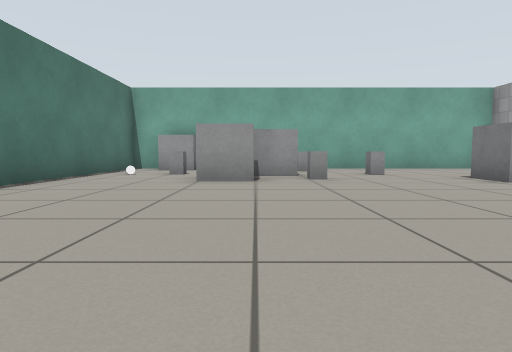
[1] (above)

18 first-person views from a walk through a Gazebo world. The camera is 0.5 m above the floor, tilts 4° down and sees 75° across. The floor is counted in squares, 1 m on a side. Each view is taken from the middle of a square. On the plan, view 1 faces up. The plan holds only what a view shows up to about 9 squares ahead; the rest is blank. The robots in the file are not drawn. Gazebo's built-in surfaces are drawn with simple patterns.

[2]
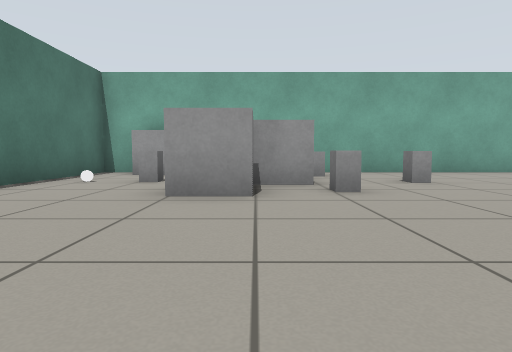

[3]
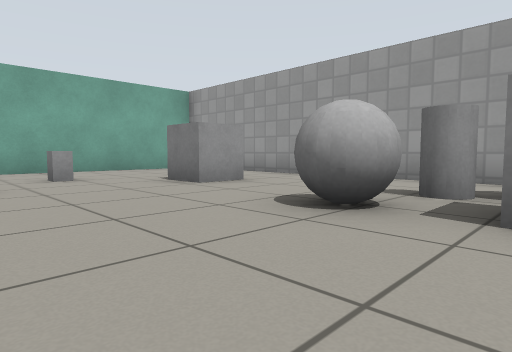

[4]
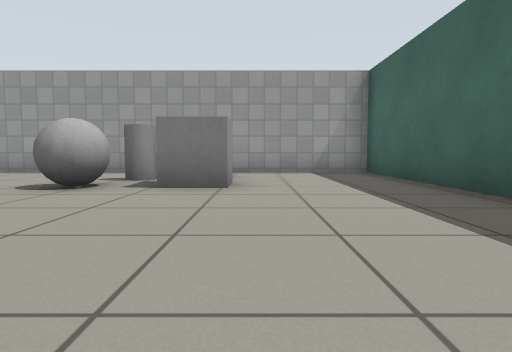

[5]
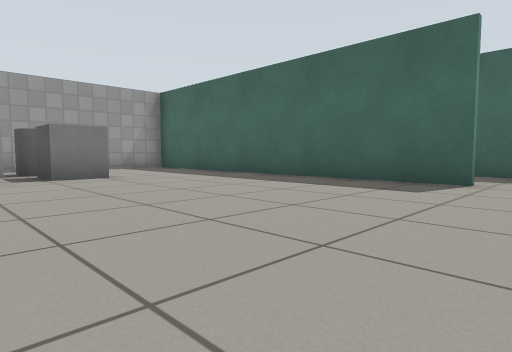

[6]
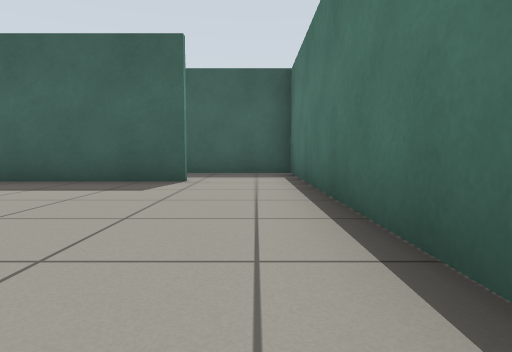

[7]
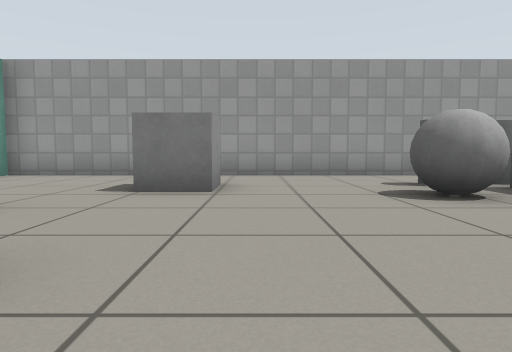

[8]
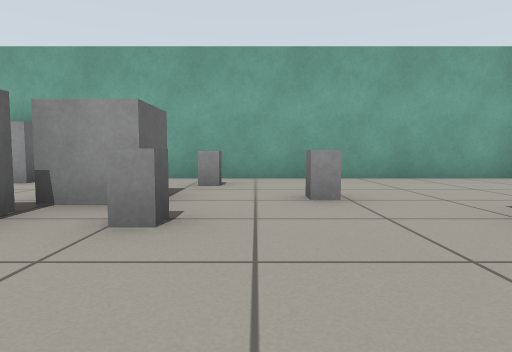

[9]
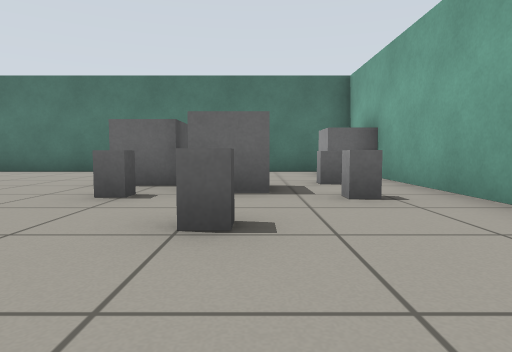

[10]
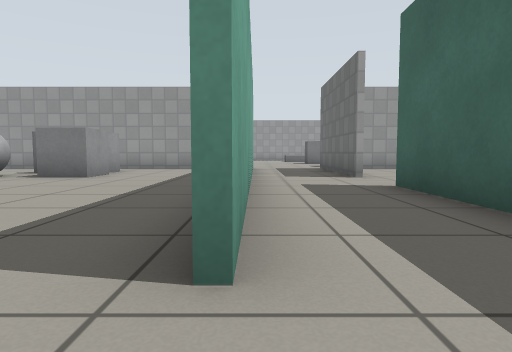

[11]
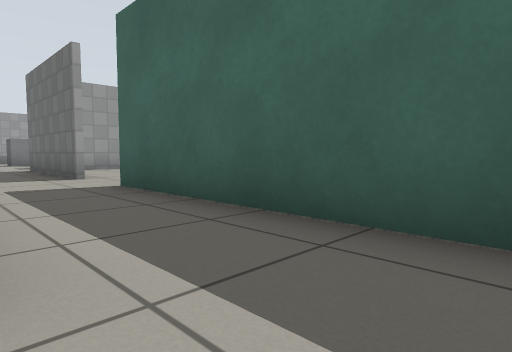

[12]
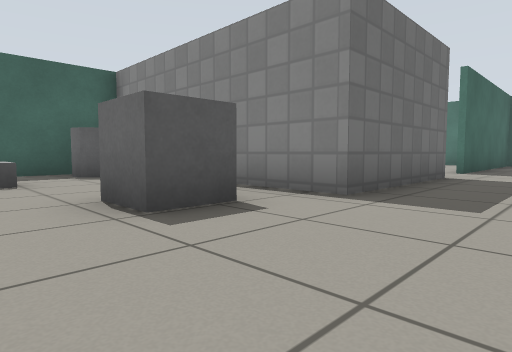

[13]
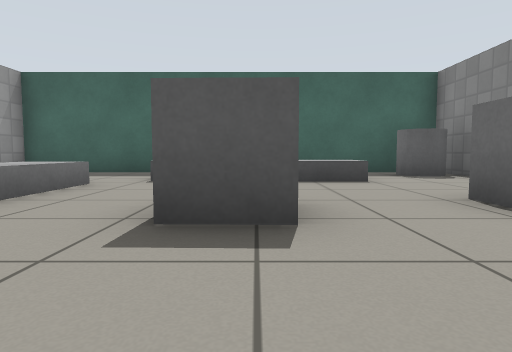

[14]
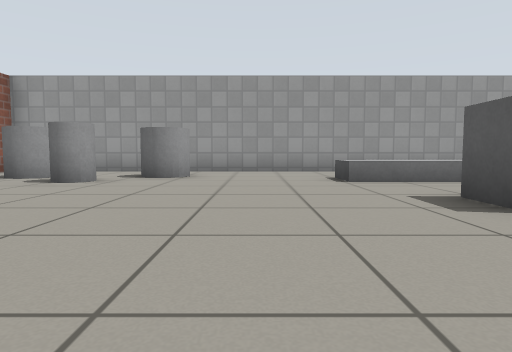

[15]
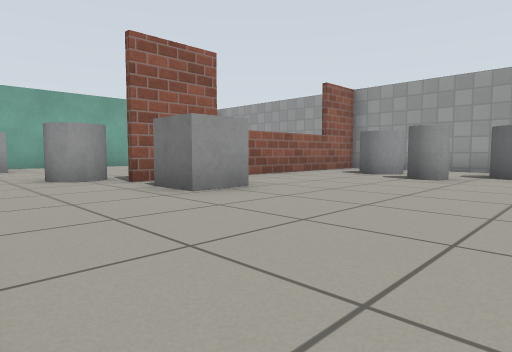

[16]
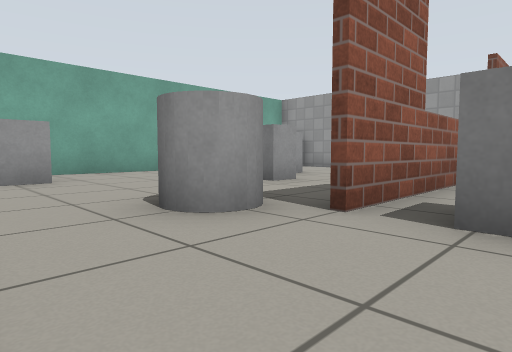

[17]
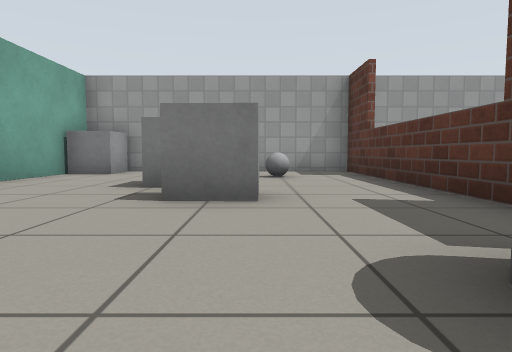

[18]
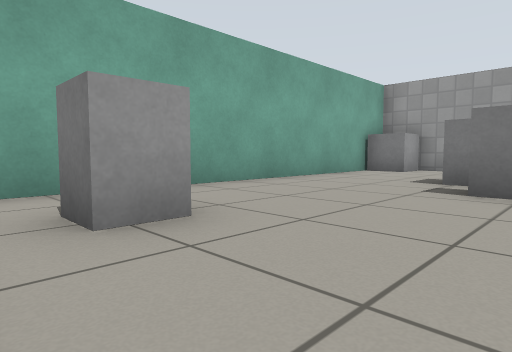

### Floor plan
Points are (right, up) in squares from view 1. A wall is a line through its corners. A room is listed if a view was taken in it or the views show most of it. See-through windows are left out.
Room 1 (views 1, 2, 3, 4, 5, 6, 7, 8, 9)
walls: (-1.9, -2.8) (7.3, -2.8) (7.3, 10.5) (-3.8, 10.5) (-3.8, -2.4)
ways out: opening at (-2.5, -3) to room 2
objects: other object (-3, 8); grey box (-3, 10) to (-2, 10); grey box (-2, 8); grey box (-1, 6) to (0, 7); grey box (0, 7) to (1, 8); grey box (0, 9); grey box (1, 6); grey box (1, 9); grey box (3, 8); grey box (4, 1) to (5, 1); grey ball (4, 2) to (4, 3); grey box (4, 6) to (5, 6); grey cylinder (5, 2); grey cylinder (6, 1)
Room 2 (views 10, 11, 12, 13, 14, 15, 16, 17, 18)
walls: (12.1, 3.6) (17.9, 3.6); (15.4, 3.4) (10.4, 3.4); (4.7, -2.9) (-1.9, -2.9); (3.6, -5.1) (7.5, -5.1) (7.5, -11.5) (11, -11.5); (17.9, -9.1) (17.9, 10.5) (8.5, 10.5); (14.5, -11.5) (17.9, -11.5) (17.9, -10.6); (-3.8, -2.4) (-3.8, -5.1) (2, -5.1)
ways out: opening at (-2.5, -3) to room 1; opening at (2.5, -5)
objects: grey cylinder (8, -11) to (9, -10); grey box (9, -6); grey box (9, 8) to (9, 9); grey box (10, -9) to (11, -9); grey cylinder (10, 4) to (10, 5); grey box (11, 2); grey box (12, -6); grey box (13, 6) to (13, 7); grey box (14, -9); grey box (14, 7); grey box (15, -8) to (15, -5); grey cylinder (15, 0); grey cylinder (16, -1); grey cylinder (16, 1) to (16, 2); grey ball (16, 6); grey box (17, 10)

Where each view was taken, in squares from view 1:
view 1: 0 up, 0 right, facing up
view 2: 2 up, 0 right, facing up
view 3: 1 up, 1 right, facing up-right
view 4: 0 up, 1 left, facing right
view 5: 3 up, 3 left, facing down-right
view 6: 3 up, 3 left, facing down
view 7: 5 up, 0 right, facing right
view 8: 4 up, 2 right, facing up
view 9: 8 up, 5 right, facing left
view 10: 3 down, 3 left, facing right
view 11: 3 down, 3 left, facing down-right
view 12: 3 down, 11 right, facing down-left
view 13: 3 down, 12 right, facing down
view 14: 3 down, 9 right, facing right
view 15: 2 down, 8 right, facing up-right
view 16: 2 up, 8 right, facing up-right
view 17: 6 up, 9 right, facing right
view 18: 6 up, 8 right, facing up-right
